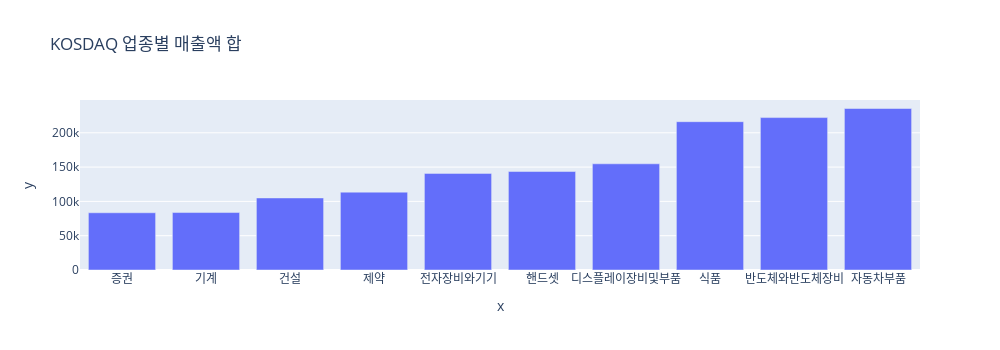
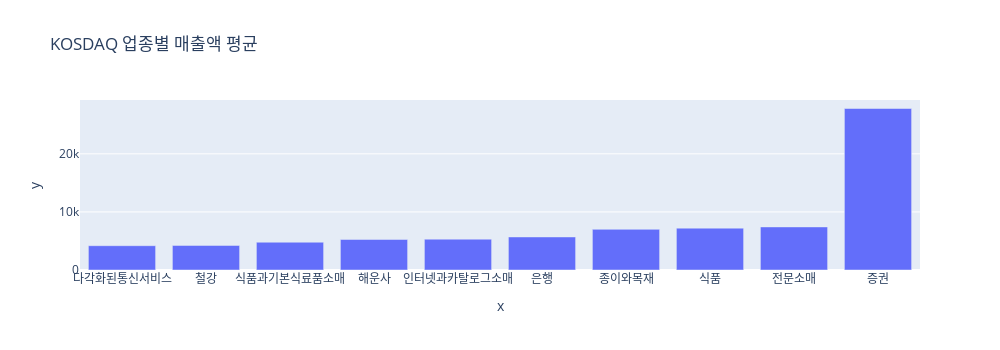

Write notebook code for charts like these, in order.
### Code cell
#코스피 or 코스닥 매출액 합과 평균
filtered_companies = marketData[['종목명', 'Sector','시장구분','시가총액','영업이익','매출액']]
companies = filtered_companies[filtered_companies['시장구분'] == market]
print(companies.head())

companies = companies.dropna()
companies['영업이익'] = companies['영업이익'].str.replace(',','').astype(int)
companies['매출액'] = companies['매출액'].str.replace(',','').astype(int)

companies = companies.dropna()
companies = companies.sort_values(by=['매출액'])
#companies = companies.loc[companies['매출액'] < 10**6] 

groupby_sum = companies.groupby('Sector')['매출액'].agg(매출액='sum').sort_values(by=['매출액'])#,  MyCount='count'
groupby_mean = companies.groupby('Sector')['매출액'].agg(매출액='mean').sort_values(by=['매출액'])#,  MyCount='count'

groupby_sum = groupby_sum[-10:]
groupby_mean = groupby_mean[-10:]

draw_bar(groupby_sum.index.to_list(), groupby_sum['매출액'].to_list(), title= '%s 업종별 매출액 합'%market)
draw_bar(groupby_mean.index.to_list(), groupby_mean['매출액'].to_list(), title='%s 업종별 매출액 평균'%market)

### Figure 1 — Plotly figure (JSON) as saved in the notebook; plotly's stock layout.template omitted (floating-point values rounded to 4 significant figures)
{"data": [{"alignmentgroup": "True", "hovertemplate": "x=%{x}<br>y=%{y}<extra></extra>", "legendgroup": "", "marker": {"color": "#636efa", "pattern": {"shape": ""}}, "name": "", "offsetgroup": "", "orientation": "v", "showlegend": false, "textposition": "auto", "type": "bar", "x": ["증권", "기계", "건설", "제약", "전자장비와기기", "핸드셋", "디스플레이장비및부품", "식품", "반도체와반도체장비", "자동차부품"], "xaxis": "x", "y": [83412, 83743, 105049, 113512, 140851, 143570, 154802, 216218, 222195, 235434], "yaxis": "y"}], "layout": {"barmode": "relative", "height": 350, "legend": {"tracegroupgap": 0}, "title": {"text": "KOSDAQ 업종별 매출액 합"}, "width": 1000, "xaxis": {"anchor": "y", "domain": [0, 1], "title": {"text": "x"}}, "yaxis": {"anchor": "x", "domain": [0, 1], "title": {"text": "y"}}}}

### Figure 2 — Plotly figure (JSON) as saved in the notebook; plotly's stock layout.template omitted (floating-point values rounded to 4 significant figures)
{"data": [{"alignmentgroup": "True", "hovertemplate": "x=%{x}<br>y=%{y}<extra></extra>", "legendgroup": "", "marker": {"color": "#636efa", "pattern": {"shape": ""}}, "name": "", "offsetgroup": "", "orientation": "v", "showlegend": false, "textposition": "auto", "type": "bar", "x": ["다각화된통신서비스", "철강", "식품과기본식료품소매", "해운사", "인터넷과카탈로그소매", "은행", "종이와목재", "식품", "전문소매", "증권"], "xaxis": "x", "y": [4186.0, 4230.0, 4784.0, 5254, 5310.0, 5690, 7002, 7207.0, 7418.0, 27804], "yaxis": "y"}], "layout": {"barmode": "relative", "height": 350, "legend": {"tracegroupgap": 0}, "title": {"text": "KOSDAQ 업종별 매출액 평균"}, "width": 1000, "xaxis": {"anchor": "y", "domain": [0, 1], "title": {"text": "x"}}, "yaxis": {"anchor": "x", "domain": [0, 1], "title": {"text": "y"}}}}
